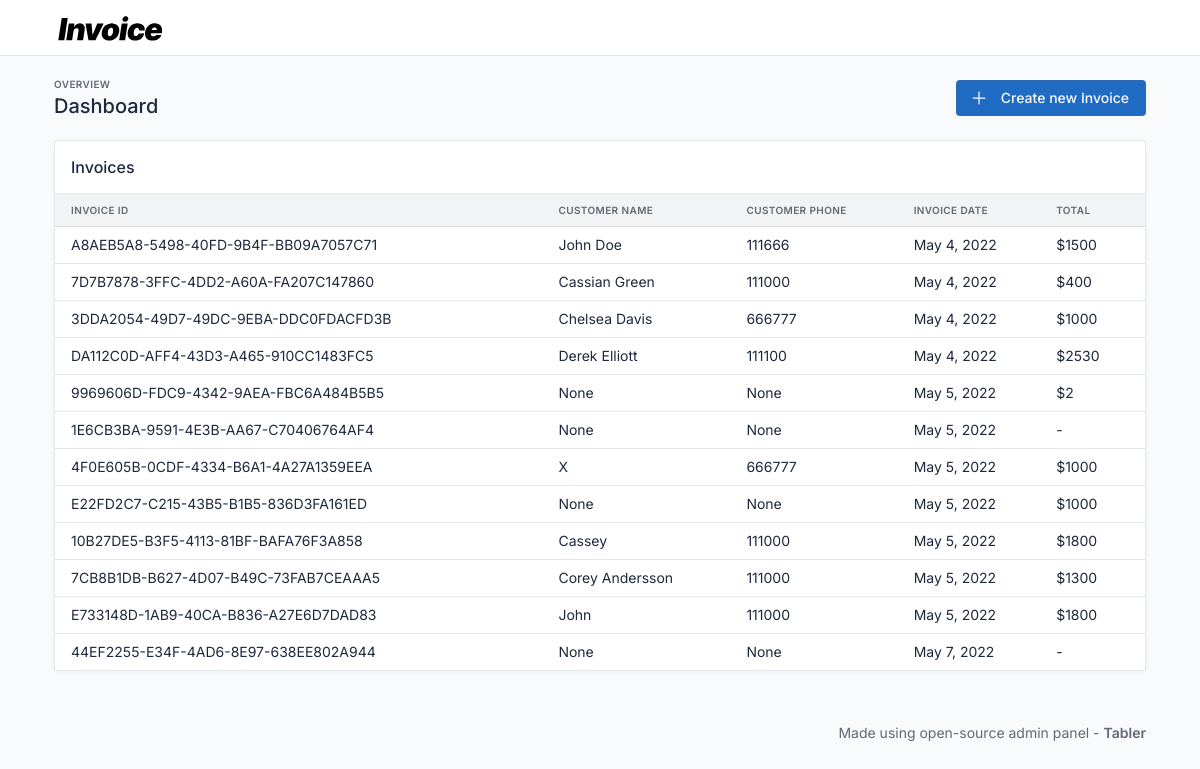
Before: / with the older database file.
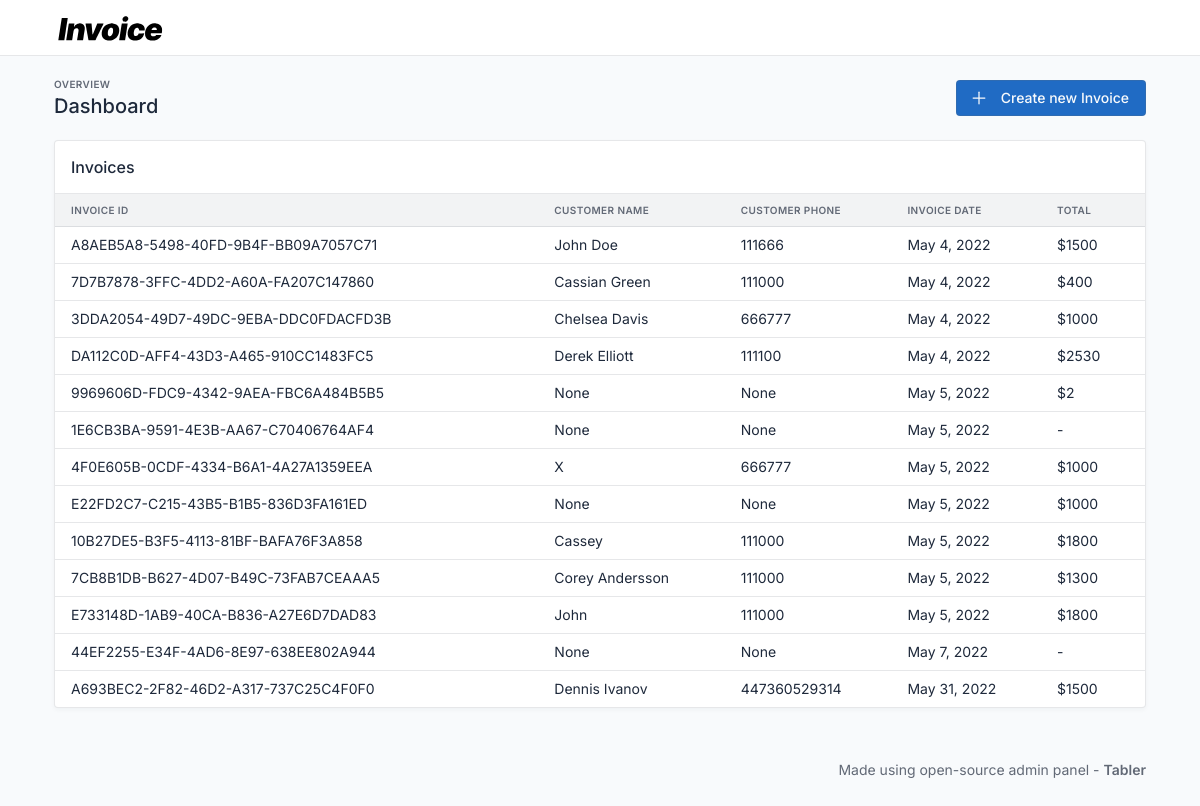
After: the same page with the newer database file.
### invoiceapp/models.py (models this page shows, shortened)
class Invoice(models.Model):
    customer_name = models.CharField(max_length = 200, verbose_name='Customer Name', null=True, blank=True)
    customer_phone = models.IntegerField(null = True, blank = True, verbose_name='Customer Phone')
    customer_address = models.TextField(null = True, blank = True, verbose_name='Customer Address')
    invoice_id = models.UUIDField(primary_key = True, unique = True, default=uuid.uuid4, verbose_name='Invoice ID')
    invoice_date = models.DateField(auto_now_add=True, verbose_name='Invoice Date')
    class Meta:
        verbose_name = 'Invoice'
        verbose_name_plural = 'Invoices'

### invoiceapp/views.py (the view)
# urls.py: path('', HomeView, name='dashboard'),
def HomeView(request):
    invoiceslist = Invoice.objects.all()
    invoice_exist = True
    if len(list(invoiceslist)) == 0: invoice_exist = False
    itemslist = {}
    itemstotal = {}
    for invoice in invoiceslist:
        key = str(invoice.invoice_id)
        itemslist[key] = list(Items.objects.filter(invoice = key))
        total = 0
        for item in list(Items.objects.filter(invoice = key)):
            total = total + item.item_price * item.item_quantity
            itemstotal[key] = total
    context = {
        'invoiceslist':invoiceslist,
        'itemslist': itemslist,
        'itemstotal': itemstotal,
        'invoice_exist': invoice_exist
    }
    return render(request, 'index.html', context)

### invoiceapp/templatetags/dictfilter.py (called while the page is built)
@register.filter
def key(d, key_name):
    if str(key_name) in d:
        return d[str(key_name)]
    else:
        return '-'

### templates/index.html (shortened to what this page needs)
{% load static %}
{% load dictfilter %}
<!doctype html>
<html lang="en">
  <head>
    <link href="{% static 'css/tabler.min.css' %}" rel="stylesheet"/>
    <link href="{% static 'css/tabler-flags.min.css' %}" rel="stylesheet"/>
    <link href="{% static 'css/tabler-payments.min.css' %}" rel="stylesheet"/>
    <link href="{% static 'css/tabler-vendors.min.css' %}" rel="stylesheet"/>
    <link href="{% static 'css/demo.min.css' %}" rel="stylesheet"/>
  </head>
  <body >
    <div class="wrapper">
      <header class="navbar navbar-expand-md navbar-light d-print-none">
        <div class="container-xl">
          <h1 class="navbar-brand navbar-brand-autodark d-none-navbar-horizontal pe-0 pe-md-3">
            <a href="/">
              <img src="{% static 'invoicelogo.svg' %}" width="110" height="32" alt="Disecto.com" class="navbar-brand-image">
            </a>
          </h1>
        </div>
      </header>
      {% block content %}
      <div class="page-wrapper">
        <div class="container-xl">
          <div class="page-header d-print-none">
            <div class="row align-items-center">
              <div class="col">
                <div class="page-pretitle">
                  Overview
                </div>
                <h2 class="page-title" style="display: inline-block;">
                  Dashboard
                </h2>
              </div>
              <div class="col-auto ms-auto d-print-none">
                <div class="btn-list">
                  <a href="{% url 'create-invoice' %}" class="btn btn-primary d-none d-sm-inline-block" data-bs-toggle="modal" data-bs-target="#modal-report">
                    Create new Invoice
                  </a>
                </div>
              </div>
            </div>
          </div>
        </div>
        <div class="page-body">
          <div class="container-xl">
            <div class="row row-deck row-cards">
              <div class="col-12">
                <div class="card">
                  <div class="card-header">
                    <h3 class="card-title">Invoices</h3>
                  </div>
                  {% if invoice_exist %}
                  <div class="table-responsive">
                    <table class="table card-table table-vcenter text-nowrap datatable">
                      <thead>
                        <tr>
                          <th>Invoice ID</th>
                          <th>Customer Name</th>
                          <th>Customer Phone</th>
                          <th>Invoice Date</th>
                          <th>Total</th>
                        </tr>
                      </thead>
                      <tbody>
                        {% for invoice in invoiceslist %}
                        <tr>
                          <td><a href="{% url 'invoice' pk=invoice.invoice_id %}" class="text-reset" tabindex="-1">{{ invoice.invoice_id | upper }}</a></td>
                          <td><a href="{% url 'invoice' pk=invoice.invoice_id %}" class="text-reset" tabindex="-1">{{ invoice.customer_name }}</a></td>
                          <td>
                            {{ invoice.customer_phone }}
                          </td>
                          <td>
                            {{ invoice.invoice_date }}
                          </td>
                          <td> {% if itemstotal|key:invoice.invoice_id != '-' %}
							  ${{ itemstotal|key:invoice.invoice_id }}
							  {% else %} -
							  {% endif %}
                          </td>
                        </tr>
                        {% endfor %}
                      </tbody>
                      {% else %}
                      <div class="card-header text-muted">
                        <h2>Create an invoice to get started</h2>
                      </div>
                      {% endif %}
                    </table>
                  </div>
                </div>
              </div>
            </div>
          </div>
        </div>
        <footer class="footer footer-transparent d-print-none">
          <div class="container-xl">
            <div class="row text-center align-items-center flex-row-reverse">
              <div class="col-12 col-lg-auto mt-3 mt-lg-0">
                <ul class="list-inline list-inline-dots mb-0">
                  <li class="list-inline-item">
                    Made using open-source admin panel -
                    <a href="http://tabler.io" class="link-secondary"><b>Tabler </b></a>
                  </li>
                </ul>
              </div>
            </div>
          </div>
        </footer>
      </div>
      {% endblock content %}
    </div>
  </body>
</html>

Changed rows visible on the page:
added Invoice: invoice_id "A693BEC2-2F82-46D2-A317-737C25C4F0F0", customer_name "Dennis Ivanov", customer_phone "447360529314", invoice_date "May 31, 2022", invoice_id "1500"
